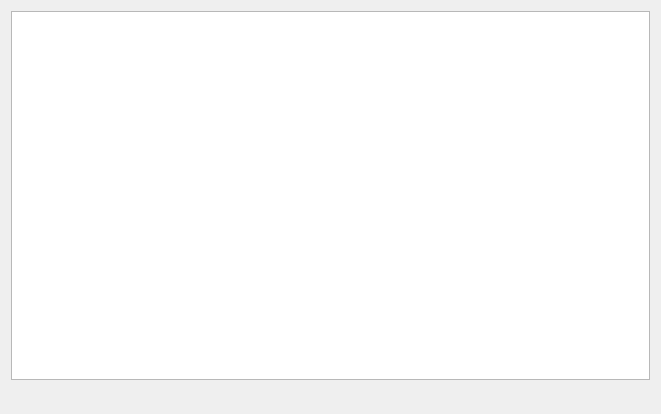
<?xml version="1.0" encoding="UTF-8"?>
<ui version="4.0">
 <class>MainWindow</class>
 <widget class="QMainWindow" name="MainWindow">
  <property name="geometry">
   <rect>
    <x>0</x>
    <y>0</y>
    <width>661</width>
    <height>414</height>
   </rect>
  </property>
  <property name="windowTitle">
   <string>MainWindow</string>
  </property>
  <widget class="QWidget" name="centralWidget">
   <widget class="QWidget" name="horizontalLayoutWidget">
    <property name="geometry">
     <rect>
      <x>0</x>
      <y>0</y>
      <width>661</width>
      <height>391</height>
     </rect>
    </property>
    <layout class="QHBoxLayout" name="horizontalLayout">
     <property name="spacing">
      <number>0</number>
     </property>
     <property name="sizeConstraint">
      <enum>QLayout::SetMaximumSize</enum>
     </property>
     <item>
      <widget class="QTextEdit" name="textEdit"/>
     </item>
    </layout>
   </widget>
  </widget>
  <widget class="QMenuBar" name="menuBar">
   <property name="geometry">
    <rect>
     <x>0</x>
     <y>0</y>
     <width>661</width>
     <height>19</height>
    </rect>
   </property>
  </widget>
 </widget>
 <layoutdefault spacing="6" margin="11"/>
 <resources/>
 <connections/>
</ui>
